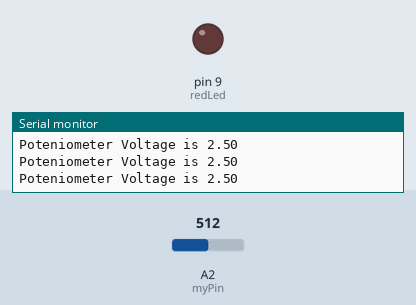
This sketch was run on a simulated Arduino Uno, built with avr-gcc and run on an emulated ATmega328P. Parts: output pins drawn as LEDs (lit = HIGH), the last lines printed to the serial monitor. The inputs (shaded band) are chosen by the test bench; at power-on: A2 (myPin) = 512.

Above: at 1.2 s.
1.3 s: A2 (myPin) set to 810
2.8 s: A2 (myPin) set to 836
At 3.9 s:
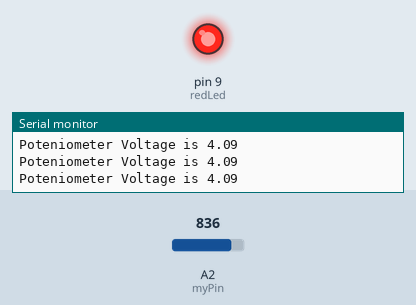
4.5 s: A2 (myPin) set to 716
At 5.2 s:
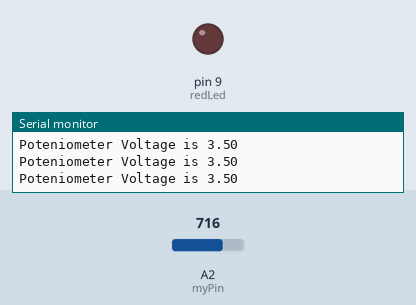
6.0 s: A2 (myPin) set to 900
At 6.5 s:
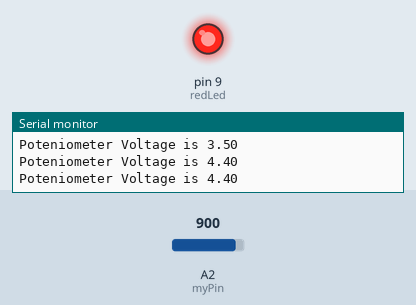
Timing chart, 0 to 8.5 s (numbered marks = the images above; inputs shaded):
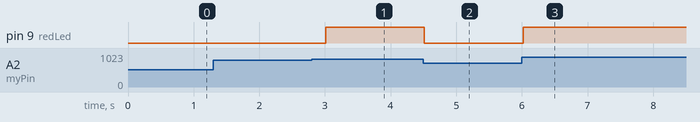

The sketch:

warning_LED.ino
```cpp
int myPin=A2;
int redLed=9;
int readVal;
float V2;
int dt= 250;


void setup() {
  // put your setup code here, to run once:
  Serial.begin(9600);
  pinMode(myPin,INPUT);
  pinMode(redLed,OUTPUT);
}

void loop() {
  // put your main code here, to run repeatedly:
  readVal=analogRead(myPin);
  V2=(5./1023.)*readVal;
  Serial.print("Poteniometer Voltage is ");
  Serial.println(V2);
  if (V2>4.0){
    digitalWrite(redLed,HIGH);
  }
  if (V2<4.0){
    digitalWrite(redLed,LOW);
  }
  delay(dt);
}
```

Measured:
- the behaviour switches between 818 and 819 on A2 (myPin) (found by bisection; images 0 and 1)
- after the input at 2.8 s, pin 9 (redLed): LOW → HIGH after 0.21 s
- after the input at 4.5 s, pin 9 (redLed): HIGH → LOW at once
- after the input at 6.0 s, pin 9 (redLed): LOW → HIGH at once
